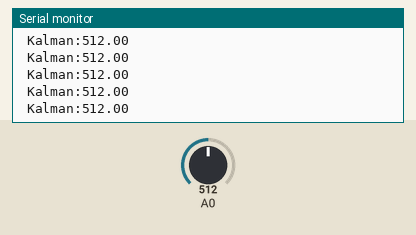
The sketch below on a simulated Arduino Uno, built with avr-gcc and run on an emulated ATmega328P. On the bench: the last lines printed to the serial monitor. Inputs (shaded band) come from the test bench; at power-on: A0 = 512.

Above: at 1.2 s.
1.3 s: A0 set to 716
At 2.3 s:
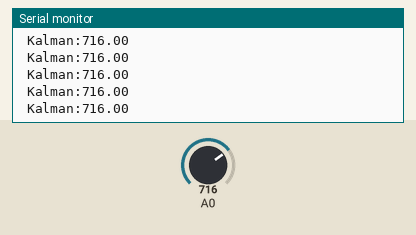
2.8 s: A0 set to 900
At 3.6 s:
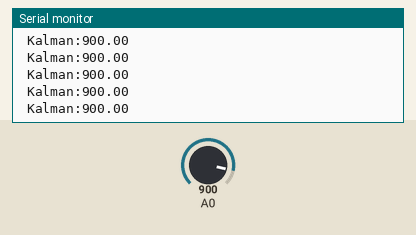
Timing chart, 0 to 5.8 s (numbered marks = the images above; inputs shaded):
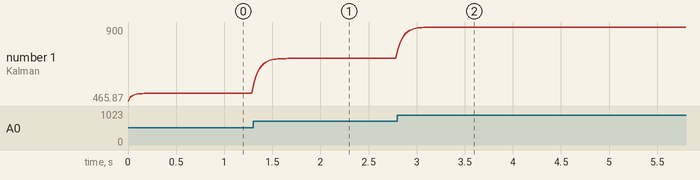

Measured:
- after the input at 1.3 s, the serial monitor: prints a new line at once (image 1)
- after the input at 2.8 s, the serial monitor: prints a new line at once (image 2)
- plotted number 1: 512 → 716 after the input at 1.3 s, 716 → 900 after the input at 2.8 s

The sketch:

kalman_filter.ino
```cpp
float Q = 0.01;  // 过程噪声协方差
float R = 0.1;   // 观测噪声协方差
float P = 1.0;   // 估计误差协方差
float K = 0;     // 卡尔曼增益
float X = 0;     // 估计值

void setup() {
  Serial.begin(115200);
}

void loop() {
  int rawValue = analogRead(A0);
  float filteredValue = kalmanFilter(rawValue);

//  Serial.print("Raw:");
//  Serial.print(rawValue);
  Serial.print(" Kalman:");
  Serial.println(filteredValue);

  delay(20);
}

float kalmanFilter(float measurement) {
  // 预测
  P = P + Q;

  // 更新
  K = P / (P + R);
  X = X + K * (measurement - X);
  P = (1 - K) * P;

  return X;
}
```
